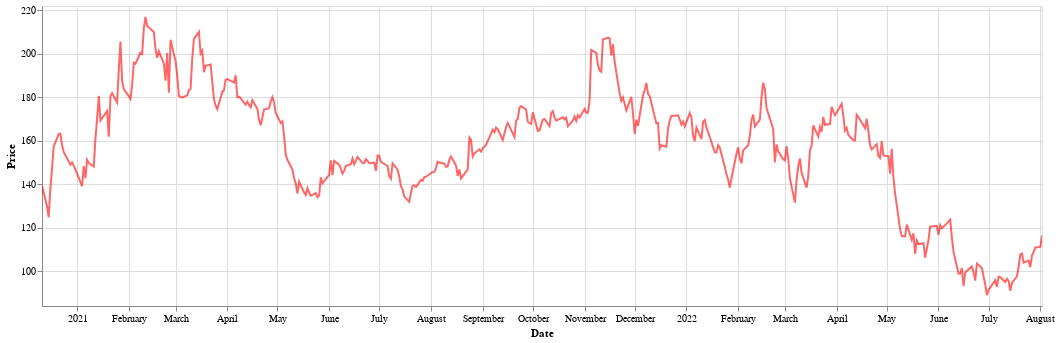

Source (notebook cell):
### Markdown cell above
Cours Courbe

### Code cell
plot_cours(name)

### Figure 1 — Vega-Lite specification as saved in the notebook (floating-point values rounded to 4 significant figures; data arrays with more than 128 entries replaced by an {"elided": "..."} marker saying what was removed)
{"config": {"view": {"continuousWidth": 400, "continuousHeight": 300}}, "data": {"name": "data-0448561c9838ad8fc67e16f8c1de9a7f"}, "mark": {"type": "line", "color": "red", "opacity": 0.6}, "encoding": {"tooltip": [{"field": "Date", "type": "temporal"}, {"field": "Dernier", "title": "Price", "type": "quantitative"}], "x": {"field": "Date", "scale": {"clamp": true, "domain": ["2020-12-11", "2022-08-02"]}, "type": "temporal"}, "y": {"field": "Dernier", "scale": {"clamp": true, "domain": [84.08, 221.8]}, "title": "Price", "type": "quantitative"}}, "height": 300, "selection": {"selector047": {"type": "interval", "encodings": ["x"]}, "selector048": {"type": "interval", "bind": "scales", "encodings": ["x", "y"]}}, "width": 1000, "$schema": "https://vega.github.io/schema/vega-lite/v4.17.0.json", "datasets": {"data-0448561c9838ad8fc67e16f8c1de9a7f": {"elided": "410 records"}}}
